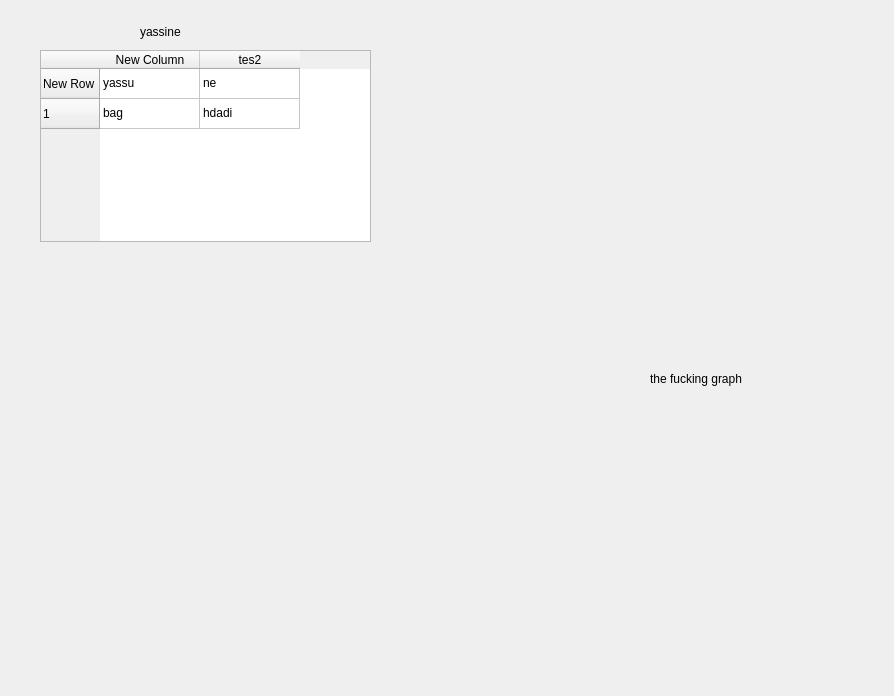
<?xml version="1.0" encoding="UTF-8"?>
<ui version="4.0">
 <class>Form</class>
 <widget class="QWidget" name="Form">
  <property name="geometry">
   <rect>
    <x>0</x>
    <y>0</y>
    <width>894</width>
    <height>696</height>
   </rect>
  </property>
  <property name="windowTitle">
   <string>Form</string>
  </property>
  <widget class="QLabel" name="label">
   <property name="geometry">
    <rect>
     <x>140</x>
     <y>20</y>
     <width>140</width>
     <height>24</height>
    </rect>
   </property>
   <property name="text">
    <string>yassine</string>
   </property>
  </widget>
  <widget class="QTableWidget" name="tableWidget">
   <property name="geometry">
    <rect>
     <x>40</x>
     <y>50</y>
     <width>331</width>
     <height>192</height>
    </rect>
   </property>
   <row>
    <property name="text">
     <string>New Row</string>
    </property>
   </row>
   <row>
    <property name="text">
     <string>1</string>
    </property>
   </row>
   <column>
    <property name="text">
     <string>New Column</string>
    </property>
   </column>
   <column>
    <property name="text">
     <string>tes2</string>
    </property>
   </column>
   <item row="0" column="0">
    <property name="text">
     <string>yassu</string>
    </property>
   </item>
   <item row="0" column="1">
    <property name="text">
     <string>ne</string>
    </property>
   </item>
   <item row="1" column="0">
    <property name="text">
     <string>bag</string>
    </property>
   </item>
   <item row="1" column="1">
    <property name="text">
     <string>hdadi</string>
    </property>
   </item>
  </widget>
  <widget class="QLabel" name="label_2">
   <property name="geometry">
    <rect>
     <x>650</x>
     <y>370</y>
     <width>160</width>
     <height>17</height>
    </rect>
   </property>
   <property name="text">
    <string>the fucking graph</string>
   </property>
  </widget>
  <widget class="PlotWidget" name="widget" native="true">
   <property name="geometry">
    <rect>
     <x>430</x>
     <y>50</y>
     <width>440</width>
     <height>290</height>
    </rect>
   </property>
  </widget>
  <widget class="QWidget" name="verticalLayoutWidget">
   <property name="geometry">
    <rect>
     <x>140</x>
     <y>400</y>
     <width>650</width>
     <height>270</height>
    </rect>
   </property>
   <layout class="QVBoxLayout" name="verticalLayout"/>
  </widget>
 </widget>
 <customwidgets>
  <customwidget>
   <class>PlotWidget</class>
   <extends>QWidget</extends>
   <header>pyqtgraph</header>
   <container>1</container>
  </customwidget>
 </customwidgets>
 <resources/>
 <connections/>
</ui>
